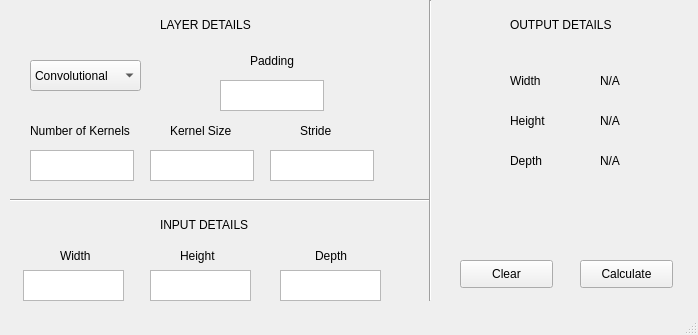
<?xml version="1.0" encoding="UTF-8"?>
<ui version="4.0">
 <class>MainWindow</class>
 <widget class="QMainWindow" name="MainWindow">
  <property name="geometry">
   <rect>
    <x>0</x>
    <y>0</y>
    <width>698</width>
    <height>335</height>
   </rect>
  </property>
  <property name="windowTitle">
   <string>MainWindow</string>
  </property>
  <widget class="QWidget" name="centralwidget">
   <widget class="Line" name="line">
    <property name="geometry">
     <rect>
      <x>10</x>
      <y>190</y>
      <width>421</width>
      <height>21</height>
     </rect>
    </property>
    <property name="orientation">
     <enum>Qt::Horizontal</enum>
    </property>
   </widget>
   <widget class="Line" name="line_2">
    <property name="geometry">
     <rect>
      <x>420</x>
      <y>0</y>
      <width>20</width>
      <height>301</height>
     </rect>
    </property>
    <property name="orientation">
     <enum>Qt::Vertical</enum>
    </property>
   </widget>
   <widget class="QComboBox" name="comboBox">
    <property name="geometry">
     <rect>
      <x>30</x>
      <y>60</y>
      <width>111</width>
      <height>31</height>
     </rect>
    </property>
    <property name="maximumSize">
     <size>
      <width>111</width>
      <height>31</height>
     </size>
    </property>
    <item>
     <property name="text">
      <string>Convolutional</string>
     </property>
    </item>
    <item>
     <property name="text">
      <string>Pooling</string>
     </property>
    </item>
   </widget>
   <widget class="QLabel" name="label">
    <property name="geometry">
     <rect>
      <x>160</x>
      <y>10</y>
      <width>91</width>
      <height>30</height>
     </rect>
    </property>
    <property name="text">
     <string>LAYER DETAILS</string>
    </property>
   </widget>
   <widget class="QLabel" name="label_2">
    <property name="geometry">
     <rect>
      <x>30</x>
      <y>120</y>
      <width>111</width>
      <height>21</height>
     </rect>
    </property>
    <property name="text">
     <string>Number of Kernels</string>
    </property>
   </widget>
   <widget class="QTextEdit" name="textEdit">
    <property name="geometry">
     <rect>
      <x>30</x>
      <y>150</y>
      <width>104</width>
      <height>31</height>
     </rect>
    </property>
   </widget>
   <widget class="QTextEdit" name="textEdit_2">
    <property name="geometry">
     <rect>
      <x>150</x>
      <y>150</y>
      <width>104</width>
      <height>31</height>
     </rect>
    </property>
   </widget>
   <widget class="QLabel" name="label_3">
    <property name="geometry">
     <rect>
      <x>170</x>
      <y>120</y>
      <width>71</width>
      <height>21</height>
     </rect>
    </property>
    <property name="text">
     <string>Kernel Size</string>
    </property>
   </widget>
   <widget class="QLabel" name="label_4">
    <property name="geometry">
     <rect>
      <x>250</x>
      <y>50</y>
      <width>51</width>
      <height>21</height>
     </rect>
    </property>
    <property name="text">
     <string>Padding</string>
    </property>
   </widget>
   <widget class="QLabel" name="label_5">
    <property name="geometry">
     <rect>
      <x>300</x>
      <y>120</y>
      <width>41</width>
      <height>21</height>
     </rect>
    </property>
    <property name="text">
     <string>Stride</string>
    </property>
   </widget>
   <widget class="QTextEdit" name="textEdit_3">
    <property name="geometry">
     <rect>
      <x>220</x>
      <y>80</y>
      <width>104</width>
      <height>31</height>
     </rect>
    </property>
   </widget>
   <widget class="QTextEdit" name="textEdit_4">
    <property name="geometry">
     <rect>
      <x>270</x>
      <y>150</y>
      <width>104</width>
      <height>31</height>
     </rect>
    </property>
   </widget>
   <widget class="QLabel" name="label_6">
    <property name="geometry">
     <rect>
      <x>160</x>
      <y>210</y>
      <width>91</width>
      <height>30</height>
     </rect>
    </property>
    <property name="text">
     <string>INPUT DETAILS</string>
    </property>
   </widget>
   <widget class="QLabel" name="label_7">
    <property name="geometry">
     <rect>
      <x>60</x>
      <y>245</y>
      <width>41</width>
      <height>21</height>
     </rect>
    </property>
    <property name="text">
     <string>Width</string>
    </property>
   </widget>
   <widget class="QLabel" name="label_8">
    <property name="geometry">
     <rect>
      <x>180</x>
      <y>245</y>
      <width>41</width>
      <height>21</height>
     </rect>
    </property>
    <property name="text">
     <string>Height</string>
    </property>
   </widget>
   <widget class="QLabel" name="label_9">
    <property name="geometry">
     <rect>
      <x>315</x>
      <y>245</y>
      <width>41</width>
      <height>21</height>
     </rect>
    </property>
    <property name="text">
     <string>Depth</string>
    </property>
   </widget>
   <widget class="QTextEdit" name="textEdit_5">
    <property name="geometry">
     <rect>
      <x>23</x>
      <y>270</y>
      <width>101</width>
      <height>31</height>
     </rect>
    </property>
   </widget>
   <widget class="QTextEdit" name="textEdit_6">
    <property name="geometry">
     <rect>
      <x>150</x>
      <y>270</y>
      <width>101</width>
      <height>31</height>
     </rect>
    </property>
   </widget>
   <widget class="QTextEdit" name="textEdit_7">
    <property name="geometry">
     <rect>
      <x>280</x>
      <y>270</y>
      <width>101</width>
      <height>31</height>
     </rect>
    </property>
   </widget>
   <widget class="QPushButton" name="pushButton">
    <property name="geometry">
     <rect>
      <x>460</x>
      <y>260</y>
      <width>93</width>
      <height>28</height>
     </rect>
    </property>
    <property name="text">
     <string>Clear</string>
    </property>
   </widget>
   <widget class="QPushButton" name="pushButton_2">
    <property name="geometry">
     <rect>
      <x>580</x>
      <y>260</y>
      <width>93</width>
      <height>28</height>
     </rect>
    </property>
    <property name="text">
     <string>Calculate</string>
    </property>
   </widget>
   <widget class="QLabel" name="label_10">
    <property name="geometry">
     <rect>
      <x>510</x>
      <y>10</y>
      <width>101</width>
      <height>30</height>
     </rect>
    </property>
    <property name="text">
     <string>OUTPUT DETAILS</string>
    </property>
   </widget>
   <widget class="QLabel" name="label_11">
    <property name="geometry">
     <rect>
      <x>510</x>
      <y>70</y>
      <width>51</width>
      <height>21</height>
     </rect>
    </property>
    <property name="text">
     <string>Width</string>
    </property>
   </widget>
   <widget class="QLabel" name="label_12">
    <property name="geometry">
     <rect>
      <x>510</x>
      <y>110</y>
      <width>51</width>
      <height>21</height>
     </rect>
    </property>
    <property name="text">
     <string>Height</string>
    </property>
   </widget>
   <widget class="QLabel" name="label_13">
    <property name="geometry">
     <rect>
      <x>510</x>
      <y>150</y>
      <width>51</width>
      <height>21</height>
     </rect>
    </property>
    <property name="text">
     <string>Depth</string>
    </property>
   </widget>
   <widget class="QLabel" name="label_14">
    <property name="geometry">
     <rect>
      <x>600</x>
      <y>150</y>
      <width>51</width>
      <height>21</height>
     </rect>
    </property>
    <property name="text">
     <string>N/A</string>
    </property>
   </widget>
   <widget class="QLabel" name="label_15">
    <property name="geometry">
     <rect>
      <x>600</x>
      <y>110</y>
      <width>51</width>
      <height>21</height>
     </rect>
    </property>
    <property name="text">
     <string>N/A</string>
    </property>
   </widget>
   <widget class="QLabel" name="label_16">
    <property name="geometry">
     <rect>
      <x>600</x>
      <y>70</y>
      <width>51</width>
      <height>21</height>
     </rect>
    </property>
    <property name="text">
     <string>N/A</string>
    </property>
   </widget>
  </widget>
  <widget class="QStatusBar" name="statusbar"/>
 </widget>
 <resources/>
 <connections/>
</ui>
